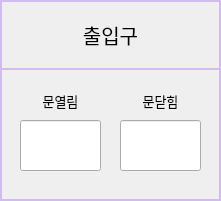
      <widget class="QFrame" name="FRAME_DOOR">
       <property name="geometry">
        <rect>
         <x>500</x>
         <y>720</y>
         <width>221</width>
         <height>201</height>
        </rect>
       </property>
       <property name="styleSheet">
        <string notr="true">QFrame { 
	border:2px solid #D1BCED;
} 
QLabel {
	font: 10pt &quot;함초롬돋움&quot;;
}
QPushButton {
	border:2px solid #D1BCED;
	font: 15pt &quot;함초롬돋움&quot;; 
}
QLineEdit {
	font: 10pt &quot;함초롬돋움&quot;;
}</string>
       </property>
       <property name="frameShape">
        <enum>QFrame::StyledPanel</enum>
       </property>
       <property name="frameShadow">
        <enum>QFrame::Raised</enum>
       </property>
       <widget class="QPushButton" name="BTN_DEV_INFO_DOOR">
        <property name="geometry">
         <rect>
          <x>0</x>
          <y>0</y>
          <width>221</width>
          <height>70</height>
         </rect>
        </property>
        <property name="font">
         <font>
          <family>함초롬돋움</family>
          <pointsize>15</pointsize>
          <weight>50</weight>
          <italic>false</italic>
          <bold>false</bold>
         </font>
        </property>
        <property name="text">
         <string>출입구</string>
        </property>
       </widget>
       <widget class="QLabel" name="label_129">
        <property name="geometry">
         <rect>
          <x>120</x>
          <y>90</y>
          <width>81</width>
          <height>21</height>
         </rect>
        </property>
        <property name="font">
         <font>
          <family>함초롬돋움</family>
          <pointsize>10</pointsize>
          <weight>50</weight>
          <italic>false</italic>
          <bold>false</bold>
         </font>
        </property>
        <property name="styleSheet">
         <string notr="true">QLabel{ 
   border: 0px solid
} </string>
        </property>
        <property name="text">
         <string>문닫힘</string>
        </property>
        <property name="alignment">
         <set>Qt::AlignCenter</set>
        </property>
       </widget>
       <widget class="QLineEdit" name="LE_DOOR_CLOSED">
        <property name="geometry">
         <rect>
          <x>120</x>
          <y>120</y>
          <width>81</width>
          <height>51</height>
         </rect>
        </property>
        <property name="font">
         <font>
          <family>함초롬돋움</family>
          <pointsize>10</pointsize>
          <weight>50</weight>
          <italic>false</italic>
          <bold>false</bold>
         </font>
        </property>
        <property name="readOnly">
         <bool>true</bool>
        </property>
       </widget>
       <widget class="QLabel" name="label_130">
        <property name="geometry">
         <rect>
          <x>20</x>
          <y>90</y>
          <width>81</width>
          <height>21</height>
         </rect>
        </property>
        <property name="font">
         <font>
          <family>함초롬돋움</family>
          <pointsize>10</pointsize>
          <weight>50</weight>
          <italic>false</italic>
          <bold>false</bold>
         </font>
        </property>
        <property name="styleSheet">
         <string notr="true">QLabel{ 
   border: 0px solid
} </string>
        </property>
        <property name="text">
         <string>문열림</string>
        </property>
        <property name="alignment">
         <set>Qt::AlignCenter</set>
        </property>
       </widget>
       <widget class="QLineEdit" name="LE_DOOR_OPENED">
        <property name="geometry">
         <rect>
          <x>20</x>
          <y>120</y>
          <width>81</width>
          <height>51</height>
         </rect>
        </property>
        <property name="font">
         <font>
          <family>함초롬돋움</family>
          <pointsize>10</pointsize>
          <weight>50</weight>
          <italic>false</italic>
          <bold>false</bold>
         </font>
        </property>
        <property name="readOnly">
         <bool>true</bool>
        </property>
       </widget>
      </widget>
